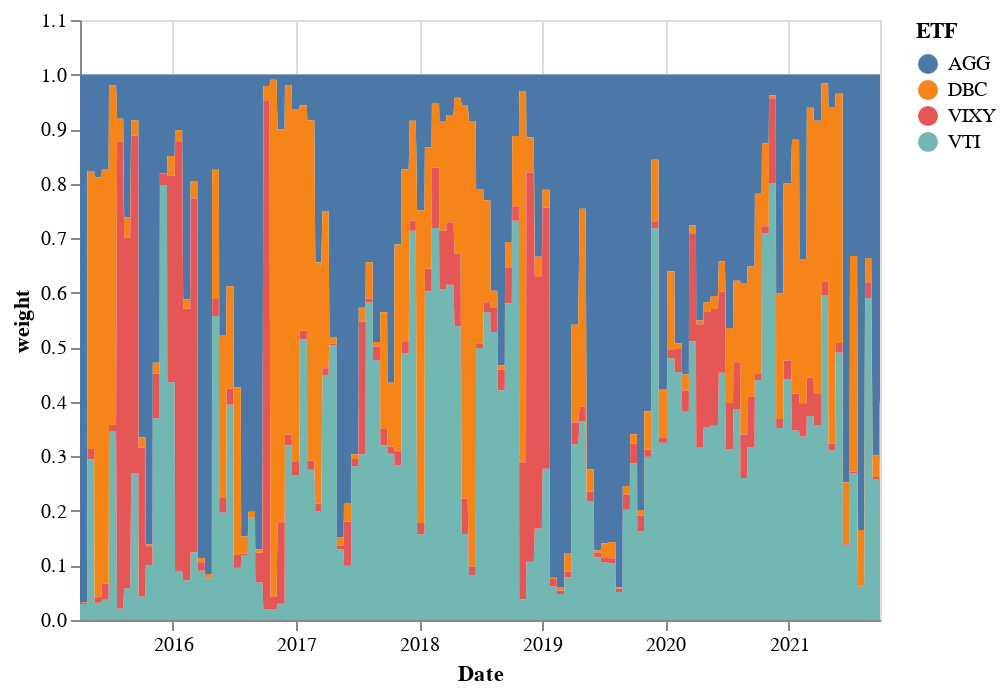

Notebook cell for this chart:
### Code cell
import altair as alt
alt.data_transformers.disable_max_rows()

alt.Chart(weights).mark_area().encode(
    x="Date:T",
    y="weight:Q",
    color="ETF:N"
)

### Figure 1 — Vega-Lite specification as saved in the notebook (floating-point values rounded to 4 significant figures; data arrays with more than 128 entries replaced by an {"elided": "..."} marker saying what was removed)
{"config": {"view": {"continuousWidth": 400, "continuousHeight": 300}}, "data": {"name": "data-46cb0e29e3396cd99d2a65c974920002"}, "mark": "area", "encoding": {"color": {"type": "nominal", "field": "ETF"}, "x": {"type": "temporal", "field": "Date"}, "y": {"type": "quantitative", "field": "weight"}}, "$schema": "https://vega.github.io/schema/vega-lite/v4.8.1.json", "datasets": {"data-46cb0e29e3396cd99d2a65c974920002": {"elided": "6548 records"}}}
